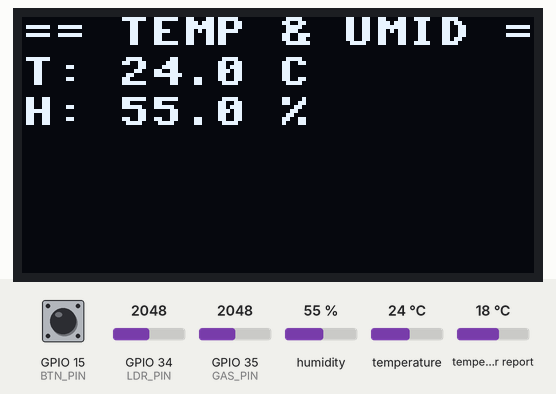
This program was run on a simulated ESP32 board running MicroPython. Parts: 128×64 one-colour display. Wiring (from the project's diagram.json): DHT22 sensor on GPIO 4, green button on GPIO 15, light sensor on GPIO 34, gas sensor on GPIO 35. The test bench sets the inputs (shaded band); at power-on: temperature 24 °C, GPIO 15 (BTN_PIN) HIGH, humidity 55 %, GPIO 34 (LDR_PIN) = 2048, GPIO 35 (GAS_PIN) = 2048, temperature in the web weather report 18 °C (analog values on the 0–4095 scale). WiFi joins after 1.5 s; no MQTT or app messages arrive unless stated; requests to the public web service named in the program get a made-up reply in its usual format after 0.4 s (London, UTC, broken clouds, 64 % humidity, 1013 hPa unless stated); web requests get an empty 200 reply after 0.4 s; library files of the repository ran but are not shown: ssd1306.py; what the program prints to the serial console is not drawn.

Above: at 10.8 s.
10.9 s: temperature set to 34.6 °C
At 13.6 s:
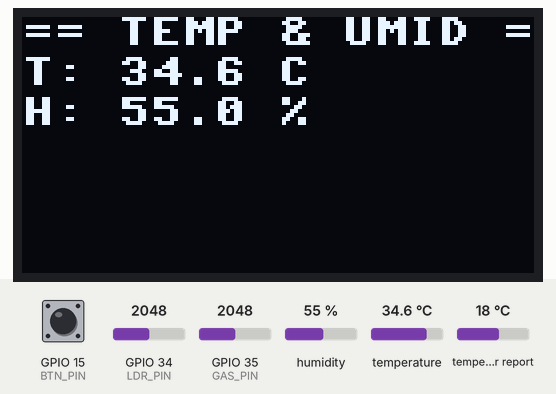
14.7 s: temperature set to 35.6 °C
At 17.5 s:
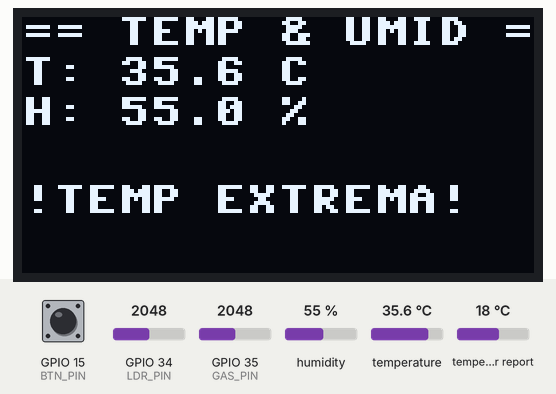
17.8 s: GPIO 15 (BTN_PIN) pulled LOW for 0.15 s
At 20.5 s:
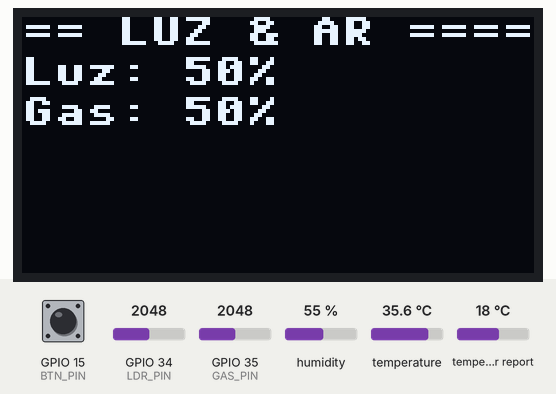
20.8 s: GPIO 15 (BTN_PIN) pulled LOW for 1 s
At 22.9 s:
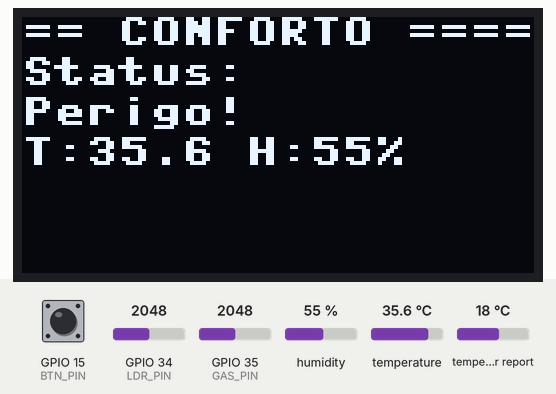
23.9 s: humidity set to 29 %
At 25.9 s:
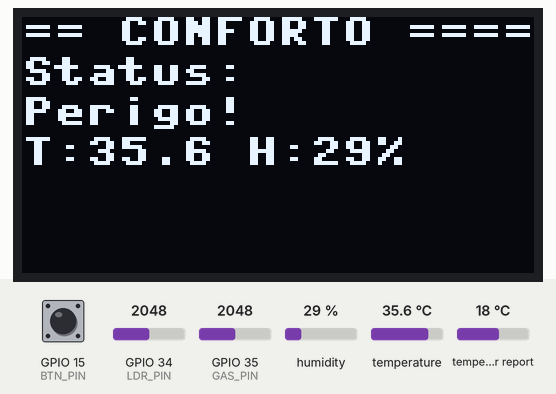
27.0 s: humidity set to 26 %
At 29.3 s:
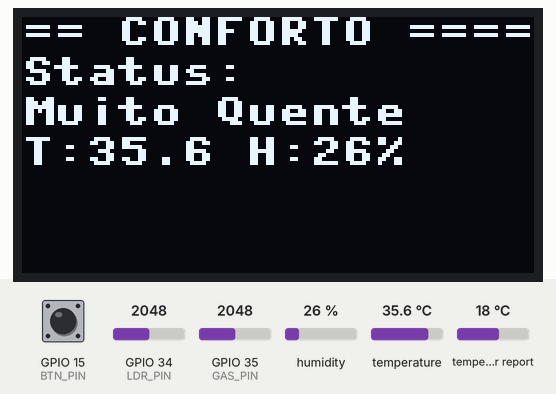
Timing chart, 0 to 30.8 s (numbered marks = the images above; inputs shaded):
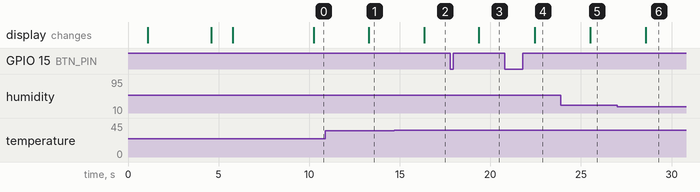

The program:

main.py
```python
import network, time, dht, ujson, urequests, ussl
import usocket as socket
from machine import Pin, ADC, I2C
from umqtt.simple import MQTTClient
import ssd1306

# ===================== CONFIGURAÇÕES =====================
WIFI_SSID     = "Wokwi-GUEST"
WIFI_PASSWORD = ""
MQTT_HOST     = "SEU_CLUSTER.hivemq.cloud"       # ← Substitua pelo seu cluster HiveMQ
MQTT_PORT     = 8883
MQTT_USER     = "SEU_USUARIO_HIVEMQ"              # ← Substitua pelo seu usuário
MQTT_PASS     = "SUA_SENHA_HIVEMQ"                # ← Substitua pela sua senha
MQTT_CLIENT   = "estacao-mp-003"
OWM_KEY       = "SUA_API_KEY_OPENWEATHERMAP"      # ← Substitua pela sua API Key
OWM_CITY      = "Suzano,BR"

# ---- Etapa 2: Sheets e Email ----
SHEETS_URL    = "http://script.google.com/macros/s/SUA_URL_APPS_SCRIPT/exec"  # ← Substitua
EMAIL_URL     = "https://script.googleusercontent.com/macros/echo?user_content_key=SUA_URL_FINAL"  # ← Substitua pela URL final após redirecionamento
EMAIL_DEST    = "email_do_professor@dominio.com"  # ← Email do destinatário
EMAIL_FROM    = "SEU_EMAIL@gmail.com"             # ← Seu Gmail

# ===================== TÓPICOS MQTT =====================
TOPIC_TEMP     = b"estacao/temperatura"
TOPIC_UMID     = b"estacao/umidade"
TOPIC_LUZ      = b"estacao/luminosidade"
TOPIC_GAS      = b"estacao/gas"
TOPIC_PREV     = b"estacao/previsao"
TOPIC_CONFORT  = b"estacao/conforto"
TOPIC_API_TEMP = b"estacao/api/temperatura"
TOPIC_API_UMID = b"estacao/api/umidade"
TOPIC_API_PRES = b"estacao/api/pressao"
TOPIC_API_DESC = b"estacao/api/descricao"
TOPIC_API_VENT = b"estacao/api/vento"
TOPIC_API_SENS = b"estacao/api/sensacao"

# ===================== PINOS =====================
DHT_PIN = Pin(4)
LDR_PIN = ADC(Pin(34))
GAS_PIN = ADC(Pin(35))
BTN_PIN = Pin(15, Pin.IN, Pin.PULL_UP)
LDR_PIN.atten(ADC.ATTN_11DB)
GAS_PIN.atten(ADC.ATTN_11DB)

# ===================== OLED =====================
i2c = I2C(0, scl=Pin(22), sda=Pin(21))
print("I2C scan:", i2c.scan())
oled = ssd1306.SSD1306_I2C(128, 64, i2c)
print("OLED OK!")

# ===================== VARIÁVEIS =====================
temperatura      = 25.0
umidade          = 60.0
luminosidade     = 0
qualidade_ar     = 0
conforto_str     = "---"
previsao         = "Carregando..."
api_temp         = 0.0
api_umid         = 0.0
api_pressao      = 0.0
api_vento        = 0.0
api_sensacao     = 0.0
api_descricao    = "---"
api_dt           = 0
api_sunrise      = 0
api_sunset       = 0
tela             = 0
btn_anterior     = 1
mqtt_client      = None
ultimo_print_dht = 0

# Acumuladores para média diária
leituras_temp = []
leituras_umid = []
ultimo_email  = -1

# Intervalos
INTERVALO_SHEETS_MS = 30 * 1000   # Sheets a cada 30s
INTERVALO_EMAIL_MS  = 45 * 1000   # Email aos 45s (após o Sheets)

# ===================== OLED HELPERS =====================
def oled_show(l1="", l2="", l3="", l4="", l5="", l6=""):
    oled.fill(0)
    if l1: oled.text(l1[:21], 0, 0)
    if l2: oled.text(l2[:21], 0, 10)
    if l3: oled.text(l3[:21], 0, 20)
    if l4: oled.text(l4[:21], 0, 30)
    if l5: oled.text(l5[:21], 0, 42)
    if l6: oled.text(l6[:21], 0, 54)
    oled.show()

def oled_booting(msg):
    oled_show("Estacao Meteoro.", "Suzano, SP - BR", msg[:21])

def exibir_tela():
    if tela == 0:
        alerta = "!TEMP EXTREMA!" if temperatura > 35 or temperatura < 5 else ""
        oled_show("== TEMP & UMID ==",
                  "T: {:.1f} C".format(temperatura),
                  "H: {:.1f} %".format(umidade),
                  l5=alerta)
    elif tela == 1:
        alerta = "!AR CONTAMINADO!" if qualidade_ar > 70 else ""
        oled_show("== LUZ & AR ====",
                  "Luz: {}%".format(luminosidade),
                  "Gas: {}%".format(qualidade_ar),
                  l5=alerta)
    elif tela == 2:
        oled_show("== CONFORTO ====",
                  "Status:",
                  conforto_str,
                  "T:{:.1f} H:{:.0f}%".format(temperatura, umidade))
    elif tela == 3:
        oled_show("== PREVISAO ====",
                  "Suzano, SP - BR",
                  previsao,
                  "T:{:.1f} H:{:.0f}%".format(temperatura, umidade))

# ===================== WIFI =====================
def conectar_wifi():
    oled_booting("Conectando WiFi...")
    wlan = network.WLAN(network.STA_IF)
    wlan.active(False)
    time.sleep(1)
    wlan.active(True)
    time.sleep(1)
    wlan.connect(WIFI_SSID, WIFI_PASSWORD)
    tentativas = 0
    while not wlan.isconnected() and tentativas < 40:
        time.sleep(0.5)
        tentativas += 1
        print("WiFi tentativa", tentativas)
    if wlan.isconnected():
        print("WiFi OK! IP:", wlan.ifconfig()[0])
        oled_booting("WiFi OK!")
    else:
        print("WiFi FALHOU - tentando de novo...")
        time.sleep(2)
        conectar_wifi()

# ===================== MQTT =====================
def conectar_mqtt():
    global mqtt_client
    try:
        mqtt_client = MQTTClient(
            MQTT_CLIENT, MQTT_HOST,
            port=MQTT_PORT, user=MQTT_USER, password=MQTT_PASS,
            ssl=True, ssl_params={"server_hostname": MQTT_HOST}
        )
        mqtt_client.connect()
        print("MQTT OK!")
        oled_booting("MQTT OK!")
    except Exception as e:
        print("MQTT falhou:", e)
        mqtt_client = None

def publicar(topico, valor):
    if mqtt_client:
        try:
            mqtt_client.publish(topico, str(valor).encode())
        except Exception as e:
            print("Erro publish:", e)

# ===================== SENSORES =====================
def calcular_conforto(t, h):
    ic = (-8.78469475556 + 1.61139411*t + 2.33854883889*h
        - 0.14611605*t*h - 0.012308094*t*t - 0.0164248277778*h*h
        + 0.002211732*t*t*h + 0.00072546*t*h*h - 0.000003582*t*t*h*h)
    if ic < 26: return "Confortavel"
    if ic < 28: return "Atencao"
    if ic < 30: return "Desconforto"
    if ic < 35: return "Muito Quente"
    return "Perigo!"

def ler_sensores():
    global temperatura, umidade, luminosidade, qualidade_ar, conforto_str
    global leituras_temp, leituras_umid, ultimo_print_dht
    sensor = dht.DHT22(DHT_PIN)
    for _ in range(5):
        try:
            sensor.measure()
            t = sensor.temperature()
            h = sensor.humidity()
            if t is not None and h is not None:
                temperatura = t
                umidade = h
                leituras_temp.append(t)
                leituras_umid.append(h)
                agora = time.ticks_ms()
                if time.ticks_diff(agora, ultimo_print_dht) > 30000:
                    print("DHT OK: T={} H={}".format(t, h))
                    ultimo_print_dht = agora
                break
        except:
            time.sleep(0.3)
    conforto_str = calcular_conforto(temperatura, umidade)
    ldr_raw = LDR_PIN.read()
    luminosidade = int(ldr_raw * 100 / 4095)
    gas_raw = GAS_PIN.read()
    qualidade_ar = int(gas_raw * 100 / 4095)

# ===================== API =====================
def calcular_previsao(pressao):
    e_dia = (api_dt >= api_sunrise and api_dt <= api_sunset)
    diff_temp = abs(temperatura - api_temp)
    if pressao >= 1020:
        if diff_temp < 3: return "Ensolarado" if e_dia else "Noite Clara"
        return "Parc. nublado" if e_dia else "Noite Nublada"
    elif pressao >= 1005:
        if umidade > 70: return "Possivel chuva"
        return "Nublado"
    elif pressao >= 990:
        if umidade > 75: return "Chuva provavel"
        return "Tempo fechado"
    else:
        return "Tempestade"

def buscar_previsao():
    global previsao, api_temp, api_umid, api_pressao
    global api_vento, api_sensacao, api_descricao
    global api_dt, api_sunrise, api_sunset
    url = ("http://api.openweathermap.org/data/2.5/weather?q={}"
           "&appid={}&units=metric&lang=pt").format(OWM_CITY, OWM_KEY)
    try:
        r = urequests.get(url, timeout=10)
        if r.status_code == 200:
            dados = ujson.loads(r.text)
            api_temp      = dados["main"]["temp"]
            api_umid      = dados["main"]["humidity"]
            api_pressao   = dados["main"]["pressure"]
            api_sensacao  = dados["main"]["feels_like"]
            api_vento     = dados["wind"]["speed"] * 3.6
            api_descricao = dados["weather"][0]["description"]
            api_dt        = dados["dt"]
            api_sunrise   = dados["sys"]["sunrise"]
            api_sunset    = dados["sys"]["sunset"]
            previsao      = calcular_previsao(api_pressao)
            publicar(TOPIC_API_TEMP, "{:.1f}".format(api_temp))
            publicar(TOPIC_API_UMID, "{:.1f}".format(api_umid))
            publicar(TOPIC_API_PRES, "{:.0f}".format(api_pressao))
            publicar(TOPIC_API_VENT, "{:.1f}".format(api_vento))
            publicar(TOPIC_API_SENS, "{:.1f}".format(api_sensacao))
            publicar(TOPIC_API_DESC, api_descricao)
            print("API OK! Previsao:", previsao)
        r.close()
    except Exception as e:
        print("Erro API:", e)
        previsao = "Sem dados"

# ===================== GOOGLE SHEETS (Etapa 2) =====================
def salvar_sheets(dt_str, temp, hum):
    """Envia leitura para Google Sheets via Apps Script (HTTP GET)"""
    try:
        url = "{}?datetime={}&temp={:.2f}&hum={:.2f}".format(
            SHEETS_URL,
            dt_str.replace(" ", "%20").replace("/", "%2F").replace(":", "%3A"),
            temp, hum
        )
        print("Salvando Sheets...")
        r = urequests.get(url, timeout=15)
        print("Sheets resp:", r.text[:80])
        r.close()
        oled_booting("Sheets: OK!")
    except Exception as e:
        print("Erro Sheets:", e)
        oled_booting("Sheets: ERRO")

# ===================== EMAIL (Etapa 2) =====================
def enviar_email(data_ref, media_temp, media_umid, qtd_leituras):
    """Envia relatório diário via Google Apps Script"""
    print("Enviando email via Apps Script...")
    oled_booting("Enviando email...")
    try:
        url = "{}&acao=email&data={}&temp={:.2f}&hum={:.2f}&qtd={}".format(
            EMAIL_URL,
            data_ref.replace("/", "%2F"),
            media_temp, media_umid, qtd_leituras
        )
        r = urequests.get(url, timeout=15)
        print("Email resp:", r.text[:80])
        r.close()
        print("Email enviado com sucesso!")
        oled_booting("Email: OK!")
        return True
    except Exception as e:
        print("Erro email:", e)
        oled_booting("Email: ERRO")
        return False

# ===================== ENVIO MQTT =====================
def enviar_mqtt():
    publicar(TOPIC_TEMP,    "{:.2f}".format(temperatura))
    publicar(TOPIC_UMID,    "{:.2f}".format(umidade))
    publicar(TOPIC_LUZ,     str(luminosidade))
    publicar(TOPIC_GAS,     str(qualidade_ar))
    publicar(TOPIC_PREV,    previsao)
    publicar(TOPIC_CONFORT, conforto_str)
    print("DADOS ENVIADOS VIA MQTT | T={:.1f} H={:.1f}".format(temperatura, umidade))

# ===================== DATA/HORA SIMULADA =====================
def get_datetime_str(ticks_inicio, ticks_agora):
    """Data/hora simulada — Wokwi não tem RTC real"""
    segundos = time.ticks_diff(ticks_agora, ticks_inicio) // 1000
    h = (10 + segundos // 3600) % 24
    m = (segundos % 3600) // 60
    s = segundos % 60
    return "08/05/2026 {:02d}:{:02d}:{:02d}".format(h, m, s)

# ===================== INICIALIZAÇÃO =====================
oled_show("Iniciando...", "Estacao Meteoro.", "Suzano SP - BR")
time.sleep(1)
conectar_wifi()
time.sleep(1)
conectar_mqtt()
time.sleep(1)
buscar_previsao()

ticks_inicio    = time.ticks_ms()
ultimo_leitura  = time.ticks_ms()
ultimo_mqtt     = time.ticks_ms()
ultimo_previsao = time.ticks_ms()
ultimo_sheets   = time.ticks_ms()

print("Sistema iniciado! Aguardando ciclos...")

# ===================== LOOP PRINCIPAL =====================
while True:
    agora = time.ticks_ms()

    # Botão — alterna tela do OLED
    btn_atual = BTN_PIN.value()
    if btn_atual == 0 and btn_anterior == 1:
        tela = (tela + 1) % 4
        time.sleep_ms(50)
    btn_anterior = btn_atual

    # Leitura dos sensores a cada 3s
    if time.ticks_diff(agora, ultimo_leitura) > 3000:
        ultimo_leitura = agora
        ler_sensores()
        exibir_tela()

    # MQTT a cada 10s
    if time.ticks_diff(agora, ultimo_mqtt) > 10000:
        ultimo_mqtt = agora
        enviar_mqtt()

    # API OpenWeatherMap a cada 5min
    if time.ticks_diff(agora, ultimo_previsao) > 300000:
        ultimo_previsao = agora
        buscar_previsao()

    # Google Sheets a cada 30s
    if time.ticks_diff(agora, ultimo_sheets) > INTERVALO_SHEETS_MS:
        ultimo_sheets = agora
        dt_str = get_datetime_str(ticks_inicio, agora)
        salvar_sheets(dt_str, temperatura, umidade)

    # Email aos 45s e depois a cada 45s
    if time.ticks_diff(agora, ticks_inicio) > INTERVALO_EMAIL_MS:
        if ultimo_email == -1 or time.ticks_diff(agora, ultimo_email) > INTERVALO_EMAIL_MS:
            if len(leituras_temp) > 0:
                media_t = sum(leituras_temp) / len(leituras_temp)
                media_h = sum(leituras_umid) / len(leituras_umid)
                qtd = len(leituras_temp)
                enviou = enviar_email("08/05/2026", media_t, media_h, qtd)
                if enviou:
                    ultimo_email = agora
                    leituras_temp = []
                    leituras_umid = []

    time.sleep_ms(100)
```

Measured:
- the behaviour switches between 35 and 35.1 °C on temperature (found by bisection; images 1 and 2)
- the behaviour switches between 28 and 27 % on humidity (found by bisection; images 5 and 6)
- after the input at 10.9 s, the display: changes after 2.4 s (image 1)
- after the input at 14.7 s, the display: changes after 1.6 s (image 2)
- after the input at 17.8 s, the display: changes after 1.6 s (image 3)
- after the input at 20.8 s, the display: changes after 1.7 s (image 4)
- after the input at 23.9 s, the display: changes after 1.6 s (image 5)
- after the input at 27.0 s, the display: changes after 1.6 s (image 6)
